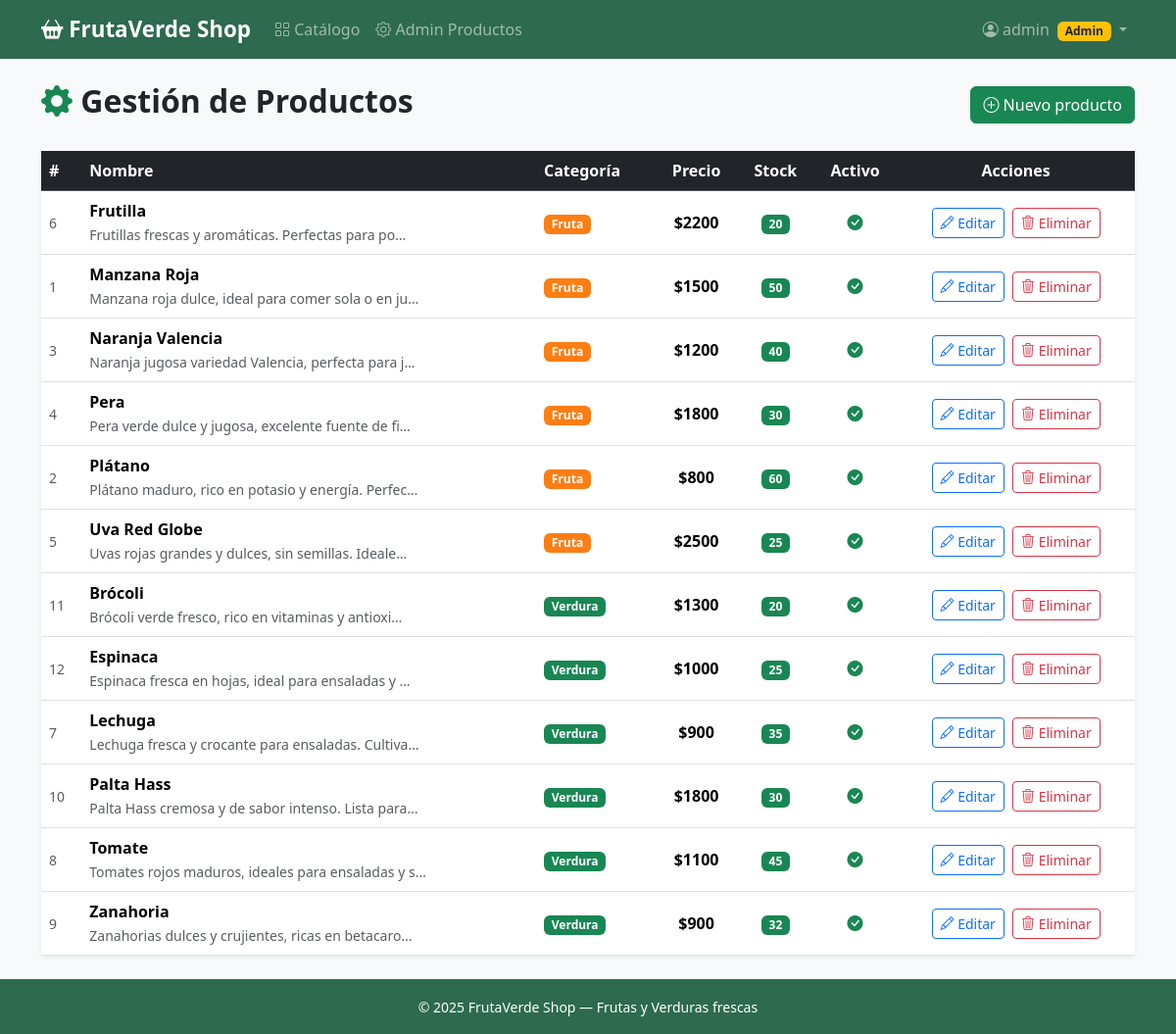
The app's page /admin-productos/ (signed in) with its own data.
### store/models.py (models this page shows, shortened)
class Product(models.Model):
    CATEGORY_CHOICES = [
        ('fruta', 'Fruta'),
        ('verdura', 'Verdura'),
    ]
    name = models.CharField(max_length=100)
    description = models.TextField(blank=True)
    price = models.DecimalField(max_digits=10, decimal_places=0)
    stock = models.PositiveIntegerField(default=0)
    category = models.CharField(max_length=20, choices=CATEGORY_CHOICES, default='fruta')
    image_url = models.URLField(blank=True)
    active = models.BooleanField(default=True)

### store/views.py (the view)
    def wrapper(request, *args, **kwargs):
        if not request.user.is_authenticated:
            return redirect('login')
        if not request.user.is_staff:
            messages.error(request, "No tienes permiso para acceder a esta sección.")
            return redirect('catalog')
        return view_func(request, *args, **kwargs)

### store/views.py (called while the page is built)
def admin_required(view_func):
    def wrapper(request, *args, **kwargs):
        if not request.user.is_authenticated:
            return redirect('login')
        if not request.user.is_staff:
            messages.error(request, "No tienes permiso para acceder a esta sección.")
            return redirect('catalog')
        return view_func(request, *args, **kwargs)
    return wrapper

@admin_required
def admin_products(request):
    products = Product.objects.all().order_by('category', 'name')
    return render(request, 'store/admin_products.html', {'products': products})

### store/templates/store/admin_products.html (shortened to what this page needs)
{% extends 'store/base.html' %}
{% block content %}
<div class="d-flex justify-content-between align-items-center mb-4">
    <h2 class="fw-bold"><i class="bi bi-gear-fill text-success"></i> Gestión de Productos</h2>
    <a href="{% url 'admin_product_create' %}" class="btn btn-success">
        <i class="bi bi-plus-circle"></i> Nuevo producto
    </a>
</div>
<div class="card shadow-sm border-0">
    <div class="card-body p-0">
        <div class="table-responsive">
            <table class="table table-hover align-middle mb-0">
                <thead class="table-dark">
                    <tr>
                        <th>#</th>
                        <th>Nombre</th>
                        <th>Categoría</th>
                        <th class="text-center">Precio</th>
                        <th class="text-center">Stock</th>
                        <th class="text-center">Activo</th>
                        <th class="text-center">Acciones</th>
                    </tr>
                </thead>
                <tbody>
                    {% for product in products %}
                    <tr>
                        <td class="text-muted small">{{ product.pk }}</td>
                        <td>
                            <strong>{{ product.name }}</strong>
                            {% if product.description %}
                            <br><small class="text-muted">{{ product.description|truncatechars:50 }}</small>
                            {% endif %}
                        </td>
                        <td>
                            <span class="badge badge-category-{{ product.category }}">
                                {{ product.get_category_display }}
                            </span>
                        </td>
                        <td class="text-center fw-bold">${{ product.price }}</td>
                        <td class="text-center">
                            {% if product.stock > 5 %}
                            <span class="badge bg-success">{{ product.stock }}</span>
                            {% elif product.stock > 0 %}
                            <span class="badge bg-warning text-dark">{{ product.stock }}</span>
                            {% else %}
                            <span class="badge bg-danger">0</span>
                            {% endif %}
                        </td>
                        <td class="text-center">
                            {% if product.active %}
                            <i class="bi bi-check-circle-fill text-success"></i>
                            {% else %}
                            <i class="bi bi-x-circle-fill text-danger"></i>
                            {% endif %}
                        </td>
                        <td class="text-center">
                            <a href="{% url 'admin_product_edit' product.pk %}" class="btn btn-sm btn-outline-primary me-1">
                                <i class="bi bi-pencil"></i> Editar
                            </a>
                            <a href="{% url 'admin_product_delete' product.pk %}" class="btn btn-sm btn-outline-danger">
                                <i class="bi bi-trash3"></i> Eliminar
                            </a>
                        </td>
                    </tr>
                    {% empty %}
                    <tr>
                        <td colspan="7" class="text-center text-muted py-4">
                            No hay productos registrados.
                        </td>
                    </tr>
                    {% endfor %}
                </tbody>
            </table>
        </div>
    </div>
</div>
{% endblock %}

### store/templates/store/base.html (shortened to what this page needs)
<!DOCTYPE html>
<html lang="es">
<head>
    <link href="https://cdn.jsdelivr.net/npm/bootstrap@5.3.3/dist/css/bootstrap.min.css" rel="stylesheet">
    <link href="https://cdn.jsdelivr.net/npm/bootstrap-icons@1.11.3/font/bootstrap-icons.min.css" rel="stylesheet">
</head>
<body>
{% if user.is_authenticated %}
<nav class="navbar navbar-expand-lg navbar-dark" style="background-color: #2d6a4f;">
    <div class="container">
        <a class="navbar-brand" href="{% url 'catalog' %}">
            <i class="bi bi-basket2-fill"></i> FrutaVerde Shop
        </a>
        <div class="collapse navbar-collapse" id="navMenu">
            <ul class="navbar-nav me-auto">
                <li class="nav-item">
                    <a class="nav-link" href="{% url 'catalog' %}"><i class="bi bi-grid"></i> Catálogo</a>
                </li>
                {% if user.is_staff %}
                <li class="nav-item">
                    <a class="nav-link" href="{% url 'admin_products' %}"><i class="bi bi-gear"></i> Admin Productos</a>
                </li>
                {% endif %}
            </ul>
            <ul class="navbar-nav">
                <li class="nav-item dropdown">
                    <a class="nav-link dropdown-toggle" href="#" data-bs-toggle="dropdown">
                        <i class="bi bi-person-circle"></i> {{ user.username }}
                        {% if user.is_staff %}<span class="badge bg-warning text-dark ms-1">Admin</span>{% endif %}
                    </a>
                </li>
            </ul>
        </div>
    </div>
</nav>
{% endif %}
<main class="container py-4">
    {% block content %}{% endblock %}
</main>
<footer class="py-3 mt-auto">
    <div class="container text-center">
        <small>&copy; 2025 FrutaVerde Shop — Frutas y Verduras frescas</small>
    </div>
</footer>
</body>
</html>

### store/templates/store/base.html (style rules this page uses)
html, body { height: 100%; }
body { background-color: #f8f9fa; display: flex; flex-direction: column; min-height: 100vh; }
main { flex: 1; }
.navbar-brand { font-weight: 700; font-size: 1.4rem; }
.badge-category-fruta { background-color: #fd7e14; }
.badge-category-verdura { background-color: #198754; }
footer { background-color: #2d6a4f; color: white; }

### records on screen
Product: pk "6", name "Frutilla", description "Frutillas frescas y aromáticas. Perfectas para po…", category "Fruta", price "2200", stock "20", active True (drawn)
Product: pk "1", name "Manzana Roja", description "Manzana roja dulce, ideal para comer sola o en ju…", category "Fruta", price "1500", stock "50", active True (drawn)
Product: pk "3", name "Naranja Valencia", description "Naranja jugosa variedad Valencia, perfecta para j…", category "Fruta", price "1200", stock "40", active True (drawn)
Product: pk "4", name "Pera", description "Pera verde dulce y jugosa, excelente fuente de fi…", category "Fruta", price "1800", stock "30", active True (drawn)
Product: pk "2", name "Plátano", description "Plátano maduro, rico en potasio y energía. Perfec…", category "Fruta", price "800", stock "60", active True (drawn)
Product: pk "5", name "Uva Red Globe", description "Uvas rojas grandes y dulces, sin semillas. Ideale…", category "Fruta", price "2500", stock "25", active True (drawn)
Product: pk "11", name "Brócoli", description "Brócoli verde fresco, rico en vitaminas y antioxi…", category "Verdura", price "1300", stock "20", active True (drawn)
Product: pk "12", name "Espinaca", description "Espinaca fresca en hojas, ideal para ensaladas y …", category "Verdura", price "1000", stock "25", active True (drawn)
Product: pk "7", name "Lechuga", description "Lechuga fresca y crocante para ensaladas. Cultiva…", category "Verdura", price "900", stock "35", active True (drawn)
Product: pk "10", name "Palta Hass", description "Palta Hass cremosa y de sabor intenso. Lista para…", category "Verdura", price "1800", stock "30", active True (drawn)
Product: pk "8", name "Tomate", description "Tomates rojos maduros, ideales para ensaladas y s…", category "Verdura", price "1100", stock "45", active True (drawn)
Product: pk "9", name "Zanahoria", description "Zanahorias dulces y crujientes, ricas en betacaro…", category "Verdura", price "900", stock "32", active True (drawn)

### other values on screen
{{ user.username }} "admin"
